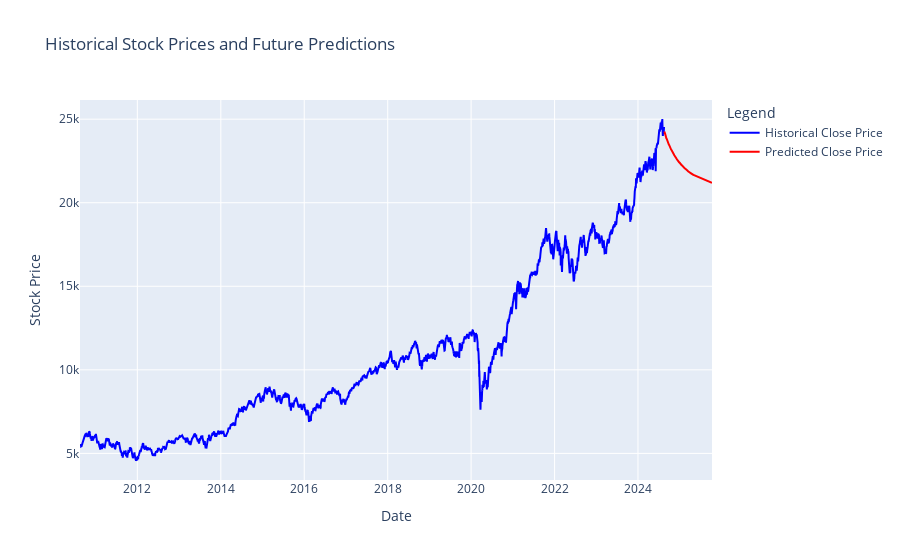

Write notebook code for a chart like this one.
### Code cell
import plotly.graph_objects as go

# Create figure
fig = go.Figure()

# Add historical data trace
fig.add_trace(go.Scatter(
    x=df["Date"],
    y=df['Close'],
    mode='lines',
    name='Historical Close Price',
    line=dict(color='blue')
))

# Add future predictions trace
fig.add_trace(go.Scatter(
    x=future_df["Date"],
    y=future_df['Predicted_Close'],
    mode='lines',
    name='Predicted Close Price',
    line=dict(color='red')
))

# Update layout
fig.update_layout(
    title='Historical Stock Prices and Future Predictions',
    xaxis_title='Date',
    yaxis_title='Stock Price',
    legend_title='Legend',  # Optional: Use a dark theme, remove if not needed
)

# Show plot
fig.show()

### Figure 1 — Plotly figure (JSON) as saved in the notebook; plotly's stock layout.template omitted (floating-point values rounded to 4 significant figures; data arrays with more than 128 entries replaced by an {"elided": "..."} marker saying what was removed)
{"data": [{"line": {"color": "blue"}, "mode": "lines", "name": "Historical Close Price", "type": "scatter", "x": {"elided": "3472 str values"}, "y": {"elided": "3472 float values"}}, {"line": {"color": "red"}, "mode": "lines", "name": "Predicted Close Price", "type": "scatter", "x": {"elided": "300 str values"}, "y": {"elided": "300 float values"}}], "layout": {"legend": {"title": {"text": "Legend"}}, "title": {"text": "Historical Stock Prices and Future Predictions"}, "xaxis": {"title": {"text": "Date"}}, "yaxis": {"title": {"text": "Stock Price"}}}}
